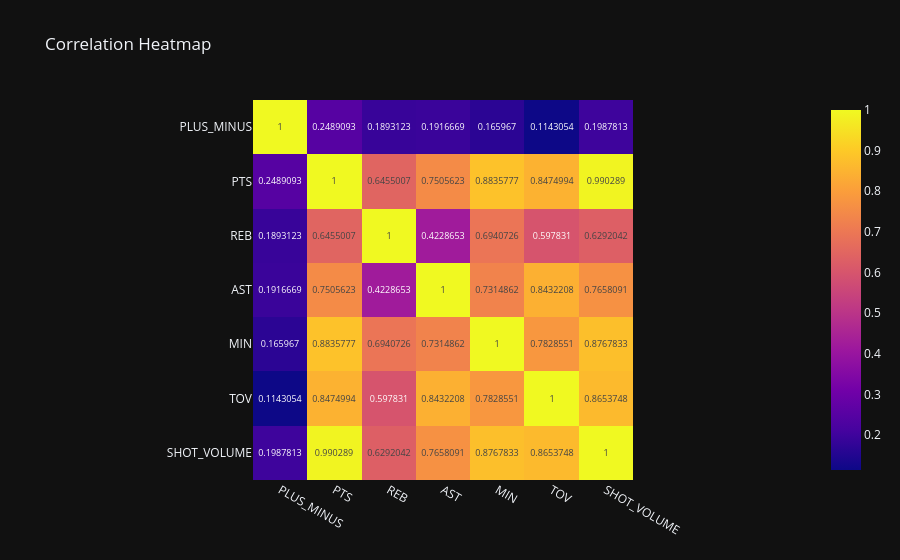

Notebook cell for this chart:
### Code cell
# ---------------- CORRELATION HEATMAP FOR PLUS/MINUS ----------------
corr = df[['PLUS_MINUS', 'PTS','REB','AST','MIN', 'TOV', 'SHOT_VOLUME']].corr()

fig = px.imshow(corr, text_auto=True, title="Correlation Heatmap")
fig.show()

### Figure 1 — Plotly figure (JSON) as saved in the notebook; plotly's stock layout.template omitted (floating-point values rounded to 4 significant figures)
{"data": [{"coloraxis": "coloraxis", "name": "0", "texttemplate": "%{z}", "x": ["PLUS_MINUS", "PTS", "REB", "AST", "MIN", "TOV", "SHOT_VOLUME"], "y": ["PLUS_MINUS", "PTS", "REB", "AST", "MIN", "TOV", "SHOT_VOLUME"], "z": [[1.0, 0.2489, 0.1893, 0.1917, 0.166, 0.1143, 0.1988], [0.2489, 1.0, 0.6455, 0.7506, 0.8836, 0.8475, 0.9903], [0.1893, 0.6455, 1.0, 0.4229, 0.6941, 0.5978, 0.6292], [0.1917, 0.7506, 0.4229, 1.0, 0.7315, 0.8432, 0.7658], [0.166, 0.8836, 0.6941, 0.7315, 1.0, 0.7829, 0.8768], [0.1143, 0.8475, 0.5978, 0.8432, 0.7829, 1.0, 0.8654], [0.1988, 0.9903, 0.6292, 0.7658, 0.8768, 0.8654, 1.0]], "type": "heatmap", "xaxis": "x", "yaxis": "y", "hovertemplate": "x: %{x}<br>y: %{y}<br>color: %{z}<extra></extra>"}], "layout": {"xaxis": {"anchor": "y", "domain": [0.0, 1.0], "scaleanchor": "y", "constrain": "domain"}, "yaxis": {"anchor": "x", "domain": [0.0, 1.0], "autorange": "reversed", "constrain": "domain"}, "coloraxis": {"colorscale": [[0.0, "#0d0887"], [0.1111, "#46039f"], [0.2222, "#7201a8"], [0.3333, "#9c179e"], [0.4444, "#bd3786"], [0.5556, "#d8576b"], [0.6667, "#ed7953"], [0.7778, "#fb9f3a"], [0.8889, "#fdca26"], [1.0, "#f0f921"]]}, "title": {"text": "Correlation Heatmap"}}}
